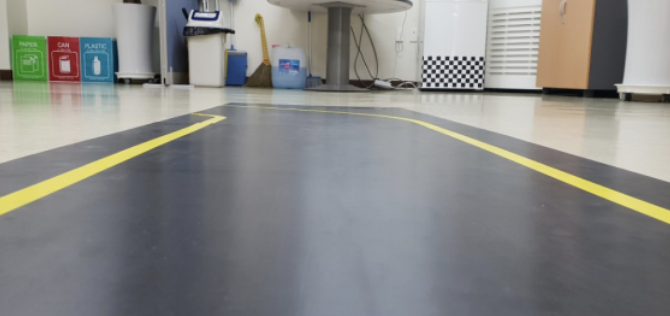
#> input picture img/line/line-1.png, 670 x 316 px
$ python 05-houghLines.py
#> lines starting #> are read from the running program, lines starting #| are printed output that depends on the picture; after the words box and inside, x2 and y2 are one past the last pixel; in counts of white or black regions, pixels touching at a corner belong together
import cv2
import numpy as np

src = cv2.imread("../img/line/line-1.png", cv2.IMREAD_COLOR)
#> src is the input picture: shape (316, 670, 3); mean B, G, R 134.8, 136.7, 136.3
dst = cv2.cvtColor(src, cv2.COLOR_BGR2GRAY)
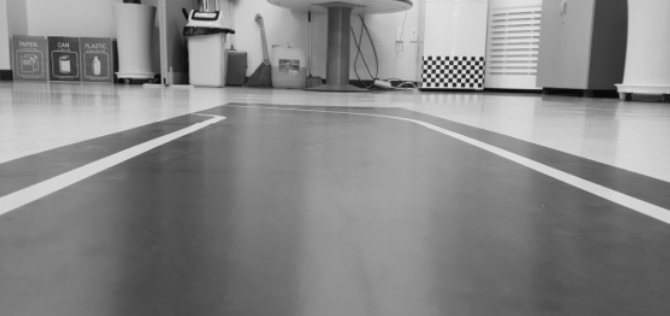
#> dst: shape (316, 670); min 7, max 231, mean 136.3
ret, thr = cv2.threshold(dst, 170, 255, cv2.THRESH_BINARY)
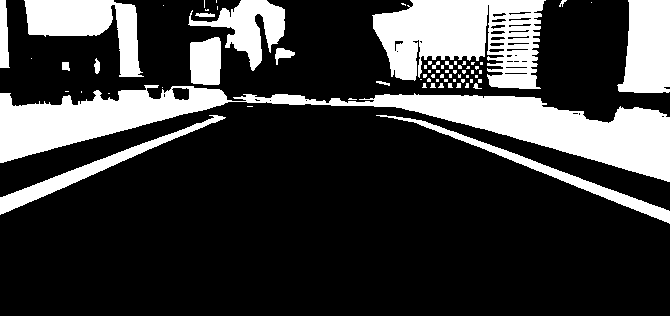
#> thr: shape (316, 670); 23.5% white; 70 white regions (48 under 20 px), largest, box (x1, y1, x2, y2) and area: (0, 85, 670, 182) 20605, (372, 0, 546, 89) 10093, (24, 0, 144, 77) 4410

edges = cv2.Canny(thr, 30, 70)
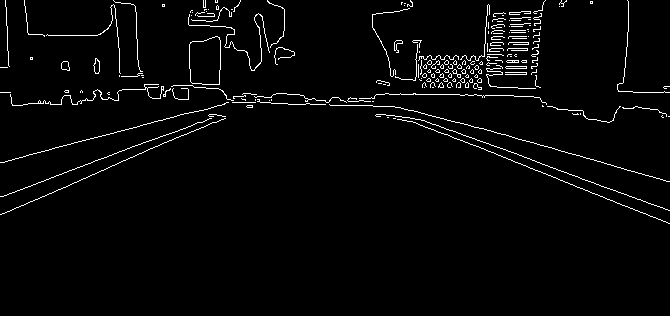
#> edges: shape (316, 670); 2.8% white in thin lines or dots, all inside (x1, y1, x2, y2) = (0, 0, 670, 224)

# 직선 성분 검출
lines = cv2.HoughLinesP(edges, 1, np.pi / 180, 160, minLineLength=50, maxLineGap=50)
#> lines = [[359, 98, 668, 223], [0, 162, 256, 94], [478, 127, 669, 181], [361, 98, 669, 210], [2, 196, 263, 96]]

# 라인 정보를 받았으면
if lines is not None:
    for i in range(lines.shape[0]):
        pt1 = (lines[i][0][0], lines[i][0][1])  # 시작점 좌표 x,y
        pt2 = (lines[i][0][2], lines[i][0][3])  # 끝점 좌표, 가운데는 무조건 0
        cv2.line(src, pt1, pt2, (0, 0, 255), 5, cv2.LINE_AA)
#> this loop made 5 passes
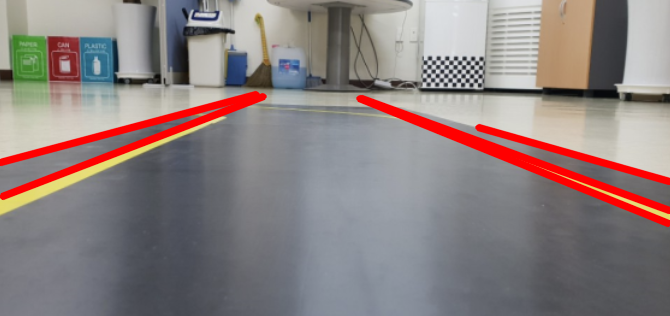
#> src: shape (316, 670, 3); 5.44% of pixels changed, all inside (x1, y1, x2, y2) = (0, 90, 670, 228)

cv2.imshow("lines", src)

cv2.waitKey()
cv2.destroyAllWindows()
